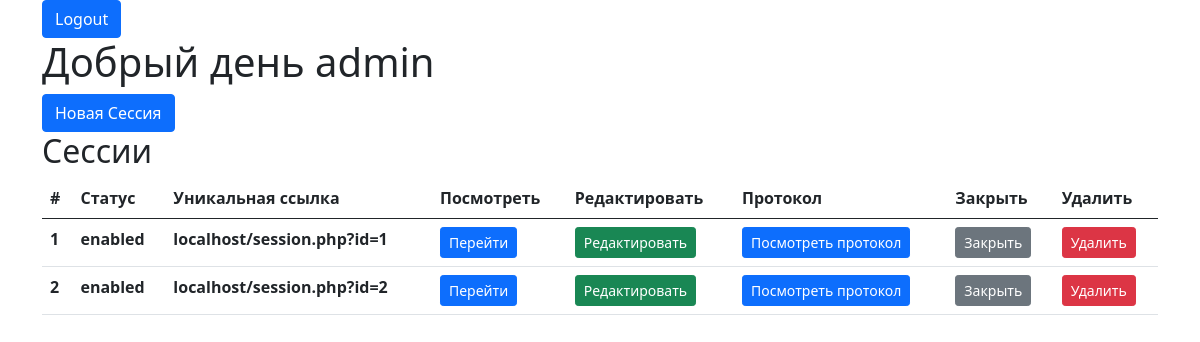
The app's page /index.php (signed in) with its own data.
### tables this page shows
CREATE TABLE `sessions` (
  `id` int NOT NULL,
  `status` varchar(20) NOT NULL
);

### index.php (the view, shortened to what this page needs)
<?php
require_once "connect.php";
?>
<!doctype html>
<html lang="en">
<head>
  <link href="https://cdn.jsdelivr.net/npm/bootstrap@5.0.0-beta1/dist/css/bootstrap.min.css" rel="stylesheet"
>
</head>
<body>
<div class="container">
  <a href="index.php?do=logout" class="btn btn-primary">Logout</a>
  <h1>Добрый день <?= $_SESSION['admin'] ?></h1>
  <form action="" method="post">
    <input class="btn btn-primary" type="submit" value="Новая Сессия" name="new-session">
  </form>
  <h2>Сессии</h2>
  <table class="table">
    <thead>
    <tr>
      <th scope="col">#</th>
      <th scope="col">Статус</th>
      <th scope="col">Уникальная ссылка</th>
      <th scope="col">Посмотреть</th>
      <th scope="col">Редактировать</th>
      <th scope="col">Протокол</th>
      <th scope="col">Закрыть</th>
      <th scope="col">Удалить</th>
    </tr>
    </thead>
    <tbody>
    <?php
    $sessionGet = $db->prepare("SELECT * FROM sessions;");
    $sessionGet->execute();
    $arr = $sessionGet->fetchAll();
    $arrLength = count($arr);
    for ($i = 0; $i < $arrLength; $i++) {
        $sessionId = $arr[$i][0];
        $sessionStatus = $arr[$i][1];
        $url = $_SERVER['HTTP_HOST'];
        echo "<tr>
              <th><span>$sessionId</span></th>
              <th><span>$sessionStatus</span></th>
              <th><span>$url/session.php?id=$sessionId</span></th>
              <th><a class='btn btn-primary btn-sm' href='/session.php?id=$sessionId'>Перейти</a></th>
              <th><a class='btn btn-success btn-sm' href='/session.php?id=$sessionId&edit=true'>Редактировать</a></th>
              <th><a class='btn btn-primary btn-sm' href='/protocol.php?id=$sessionId'>Посмотреть протокол</a></th>
              <th><form action='' method='post'>
                    <input type='hidden' name='session-id' value='$sessionId'>
                    <input class='btn btn-secondary btn-sm' type='submit' value='Закрыть' name='close-session'>
                  </form>
              </th>
              <th><form action='' method='post'>
                    <input type='hidden' name='session-id' value='$sessionId'>
                    <input class='btn btn-danger btn-sm' type='submit' value='Удалить' name='delete-session'>
                  </form>
              </th>
              </tr>";
    }
    ?>
    </tbody>
  </table>
</div>
</body>
</html>

### records on screen
sessions: id "1", status "enabled", url "localhost"
sessions: id "2", status "enabled", url "localhost"

### other values on screen
$_SESSION['admin'] "admin"
